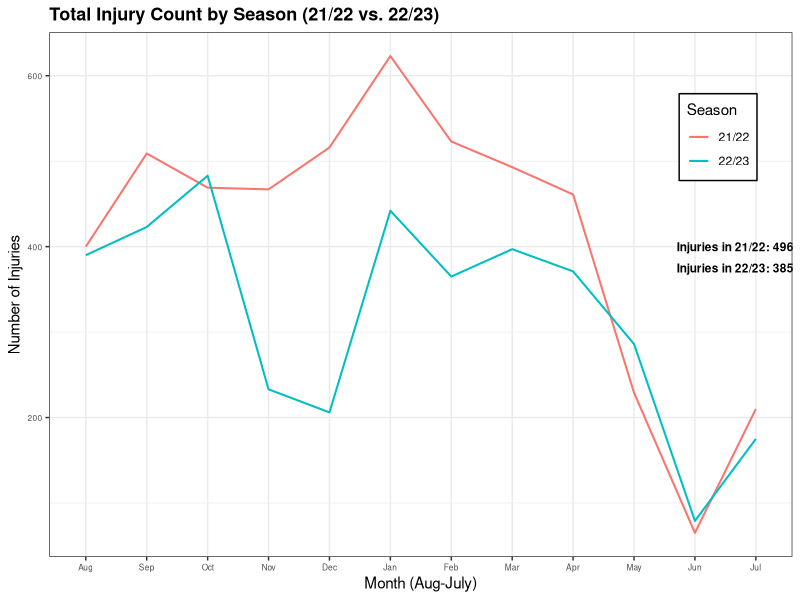

Here is the R script that generated this plot:
library(tidyverse)
library(cowplot)

data <- read_csv('./derived_data/clean_data.csv')

plt1 <- ggplot(data, aes(x=month, colour = season, group = season)) + geom_line(stat = "count", linewidth = 0.7) + 
  labs(colour = "Season") +
  scale_x_discrete(limits = c("Aug", "Sep", "Oct", "Nov", "Dec", "Jan", "Feb", "Mar", "Apr", "May", "Jun", "Jul")) +
  theme_bw() + 
  theme(
    axis.text.x = element_text(size = 6),
    axis.text.y = element_text(size = 6), 
    plot.title = element_text(size = 13, face = "bold"),
    legend.position = c(0.9, 0.8),
    legend.background = element_rect(fill = "white", color = "black")) + 
  xlab("Month (Aug-July)") + ylab("Number of Injuries") + 
  ggtitle("Total Injury Count by Season (21/22 vs. 22/23)") +
  annotate("text", 
           x = 10.7, 
           y = 375, 
           label = "Injuries in 22/23: 3850",
           size = 3, 
           fontface = "bold",
           hjust = 0) +
  annotate("text", 
           x = 10.7, 
           y = 400, 
           label = "Injuries in 21/22: 4965",
           size = 3, 
           fontface = "bold",
           hjust = 0) 

ggsave("./figures/total_inj_count_line.png", plot=plt1, 
       width = 13, 
       height = 5)
